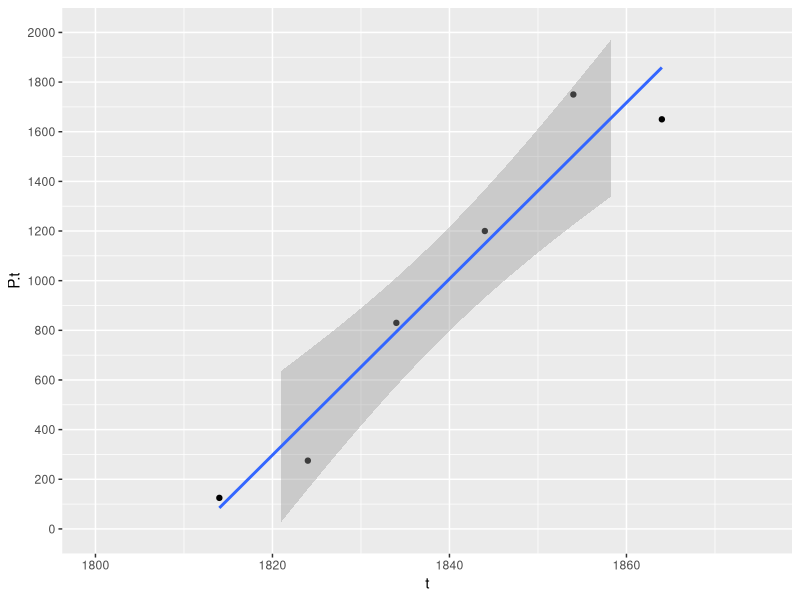
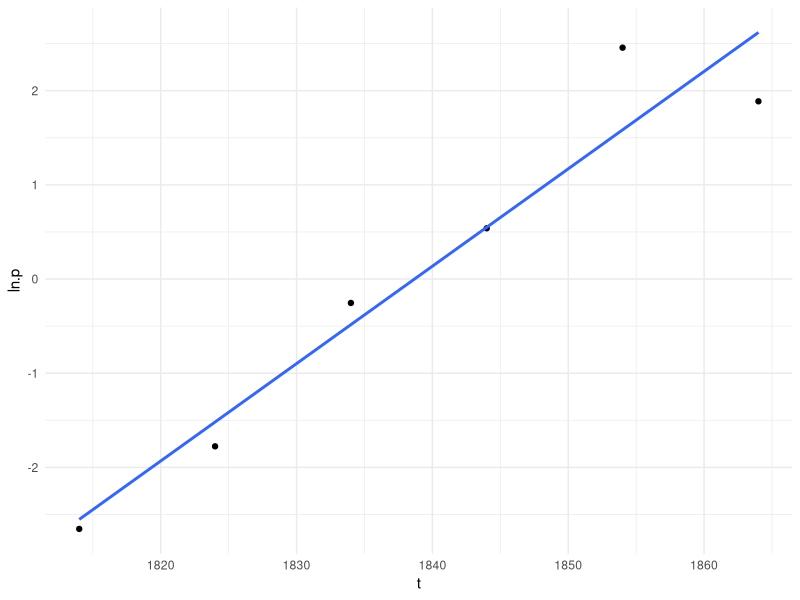

These figures' R source, in order:
## ---- chunk 1
library(tidyverse)
library(scales)
## ---- chunk 2
t <- c(1814, 1824, 1834, 1844, 1854, 1864)
P.t <- c(125, 275, 830, 1200, 1750, 1650)
df <- as.data.frame(cbind(t, P.t))
## ---- chunk 3
library(tidyverse)

number_ticks <- function(n) {
  function(limits) pretty(limits, n)
  } # http://stackoverflow.com/a/17257422/4153261

ggplot(df, aes(x = t, y = P.t)) +
  geom_point() +
  scale_y_continuous(breaks = number_ticks(15), limits = c(0, 2000)) + 
  xlim(1800, 1875) +
  stat_smooth(method = "lm")
## ---- chunk 4
M <- 1900
ln.p <- log(P.t/(M - P.t))
df2 <- as.data.frame(cbind(t,ln.p))
## ---- chunk 5
ggplot(df, aes(x = t, y = ln.p)) +
  geom_point() +
  stat_smooth(method = "lm", se = FALSE) +
  theme_minimal()
## ---- chunk 6
rM <- lm(ln.p ~ t)$coefficients["t"]
## ---- chunk 7
C <- log(P.t[1]/(M - P.t[1]))-rM
`t*` <- as.numeric(-C/rM) + t[1]
`t*` 
## ---- chunk 8
C <- 1 - 0.79*exp(-5)
C
